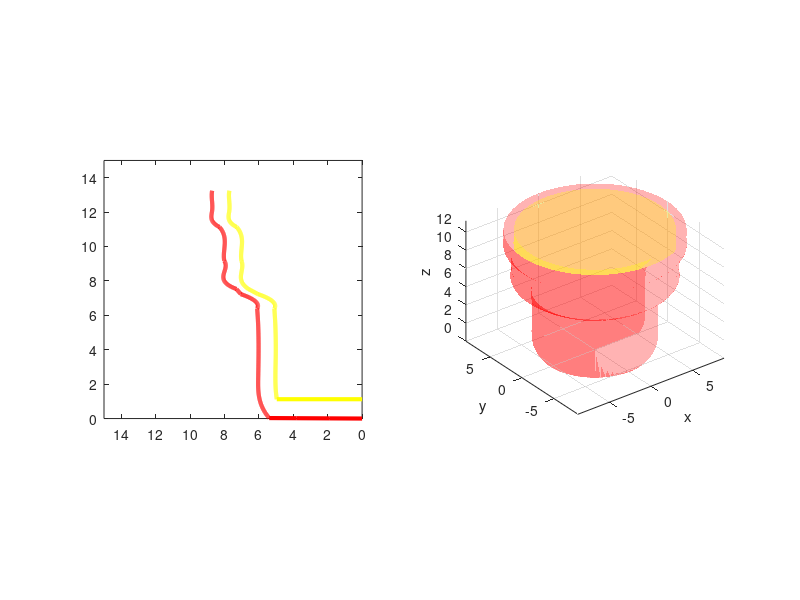

Recreate this plot in MATLAB. (Note: this script raises an error after producing the figure.)
clear; clf; clc;
%puntos en x
Px = [0.0; %C- 1
    0.0282; %D- 2
    1.124; %E - 3
    2.346; %F - 4
    3.488; %G - 5
    4.690; %H - 6
    6.393; %I - 7
    6.977; %J - 8
    7.232; %K - 9
    7.526; %L - 10
    8; %M - 11
    8.505; %N - 12
    9.171; %O- 13
    9.798; %P- 14
    10.60; %Q-15
    11.13; %R - 16
    11.502; %S - 17
    12.0702; %T- 18
    12.579; %U - 19
    13.245 %V - 20
    ];


%puntos Y
Py = [0; %C- 1
    5.398; %D- 2
    5.959; %E - 3
    6.039; %F - 4
    6.0199; %G - 5
    6.0199; %H - 6
    6.0999; %I - 7
    6.445; %J - 8
    7.052; %K - 9
    7.3; %L - 10
    8.0121; %M - 11
    8.0121; %N - 12
    8.0121; %O- 13
    8.0121; %P- 14
    8.0121; %Q-15
    8.286; %R - 16
    8.717; %S - 17
    8.717; %T- 18
    8.717; %U - 19
    8.717 %V - 20
    ];

hold on
delta = 0.01;

%función 1 fx
x = [Px(1), Px(2)];
y = [Py(1), Py(2)];
x1= Px(1) : delta : Px(2);
y1= spline(x, y, x1);

%función 2 gx
x = [Px(2), Px(3), Px(4), Px(5), Px(6), Px(7)];
y = [Py(2), Py(3), Py(4), Py(5), Py(6), Py(7)];
x2= Px(2) : delta : Px(7);
y2= spline(x, y, x2);

%función 3 hx
x = [Px(7), Px(8), Px(9)];
y = [Py(7), Py(8), Py(9)];
x3= Px(7) : delta : Px(9);
y3= spline(x, y, x3);

%función 4 px
x = [Px(9), Px(10)];
y = [Py(9), Py(10)];
x4= Px(9) : delta : Px(10);
y4= spline(x, y, x4);

%función 5 qx
x = [Px(10), Px(11), Px(12), Px(13)];
y = [Py(10), Py(11), Py(12), Py(13)];
x5= Px(10) : delta : Px(13);
y5= spline(x, y, x5);

%función 6 rx
x = [Px(13), Px(14), Px(15), Px(16)];
y = [Py(13), Py(14), Py(15), Py(16)];
x6= Px(13) : delta : Px(16);
y6= spline(x, y, x6);

%función 7 sx
x = [Px(16), Px(17), Px(18), Px(19), Px(20)];
y = [Py(16), Py(17), Py(18), Py(19), Py(20)];
x7= Px(16) : delta : Px(20);
y7= spline(x, y, x7);

%plot(x1, y1, 'r', 'LineWidth',3)
%plot(x2, y2, 'm', 'LineWidth',3)
%plot(x3, y3, 'c', 'LineWidth',3)
%plot(x4, y4, 'k', 'LineWidth',3)
%plot(x5, y5, 'r', 'LineWidth',3)
%plot(x6, y6, 'y', 'LineWidth',3)
%plot(x7, y7, 'y', 'LineWidth',3)

X = [x1, x2, x3, x4, x5, x6, x7];
Y = [y1, y2, y3, y4, y5, y6, y7];

xMin = min(X);
xMax = max(X);
yMin = min(Y);
yMax = max(Y);

%grafica 2d
subplot(1, 2, 1)
plot(X, Y, 'r', 'LineWidth', 3)
xlim([0 15])
ylim([0 15])
camroll(90)

%grafica 3d
% Gráfica 3D creada a partir 
subplot(1, 2, 2)
hold on
theta = linspace(0, 2*pi, 72);
[thetaGridOuter, xGridOuter] = meshgrid(theta, X);
radiusGridOuter = repmat(Y(:), 1, numel(theta));
% rotate so axis of revolution aligns with Z: axial coordinate = X
newXOuter = radiusGridOuter .* cos(thetaGridOuter);
newYOuter = radiusGridOuter .* sin(thetaGridOuter);
newZOuter = xGridOuter;
surf(newXOuter, newYOuter, newZOuter, ...
    'FaceColor', [1 0 0], ...
    'FaceAlpha', 0.3, ...
    'EdgeColor', 'none');
view(3)
axis equal
% after rotation, axial limits go on Z
xlim([-yMax yMax])
ylim([-yMax yMax])
zlim([xMin xMax])
xlabel('x')
ylabel('y')
zlabel('z')
grid on




%%%%%%%%%%%%%%%%%%%%%%%%%%%%parte 4



%obtener coeficientes 
P1 = vander(Px(1:2)) \ Py(1:2);
P2 = vander(Px(2:7)) \ Py(2:7);
P3 = vander(Px(7:9)) \ Py(7:9);
P4 = vander(Px(9:10)) \ Py(9:10);
P5 = vander(Px(10:13)) \ Py(10:13);
P6 = vander(Px(13:16)) \ Py(13:16);
P7 = vander(Px(16:20)) \ Py(16:20);


%crear funciones con los coeficientes
f1 = @(x) pi*(P1(1)*x+P1(2)).^2; 
f2 = @(x) pi*(P2(1)*x.^5 + P2(2)*x.^4 + P2(3)*x.^3 + P2(4)*x.^2 + P2(5)*x + P2(6)).^2; 
f3 = @(x) pi*(P3(1)*x.^2 + P3(2)*x + P3(3)).^2;
f4 = @(x) pi*(P4(1)*x+P4(2)).^2; 
f5 = @(x) pi*(P5(1)*x.^3 + P5(2)*x.^2 + P5(3)*x + P5(4)).^2;
f6 = @(x) pi*(P6(1)*x.^3 + P6(2)*x.^2 + P6(3)*x + P6(4)).^2;
f7 = @(x) pi *(P7(1)*x.^4 + P7(2)*x.^3 + P7(3)*x.^2 + P7(4)*x + P7(5)).^2;


v1 = integral(f1, Px(1), Px(2));
v2 = integral(f2, Px(2), Px(7));
v3 = integral(f3, Px(7), Px(9));
v4 = integral(f4, Px(9), Px(10));
v5 = integral(f5, Px(10), Px(13));
v6 = integral(f6, Px(13), Px(16));
v7 = integral(f7, Px(16), Px(20));

vt = v1 + v2 + v3 + v4 + v5 +v6+v7;
% disp("El volumen total es: " + vt + " cm^3")

%densidad del acero inoxidable 
densidad = 1.25; %g/cm^3

%masa de afuera
masa = vt * densidad;
% disp("La masa total del florero es " + masa + " gramos")

%masa en kg
masaEnKg = masa/1000;
% disp("Masa en kg: "+ masaEnKg)




%%%%%%%%%%%%PARTE INTERNA

PDx = [
    1.123;
    1.124; %E - 1
    2.346; %F - 2
    3.488; %G - 3
    4.690; %H - 4
    6.393; %I - 5
    6.977; %J - 6
    7.232; %K - 7
    7.526; %L - 8
    8; %M - 9
    8.505; %N - 10
    9.171; %O- 11
    9.798; %P- 12
    10.60; %Q-13
    11.13; %R - 14
    11.502; %S - 15
    12.0702; %T- 16
    12.579; %U - 17
    13.245 %V - 18
    ];


PDy = [
    0.000; 
    4.959; %E - 1
    5.039; %F - 2
    5.0199; %G - 3
    5.0199; %H - 4
    5.0999; %I - 5
    5.445; %J - 6
    6.052; %K - 7
    6.6; %L - 8
    7.0121; %M - 9
    7.0121; %N - 10
    7.0121; %O- 11
    7.0121; %P- 12
    7.0121; %Q-13
    7.286; %R - 14
    7.717; %S - 15
    7.717; %T- 16
    7.717; %U - 17
    7.717 %V - 18
    ];


hold on
delta = 0.01;

%función delta 1
x = [PDx(1), PDx(2)];
y = [PDy(1), PDy(2)];
xD0= PDx(1) : delta : PDx(2);
yD0= spline(x, y, xD0);

%función delta 2 
x = [PDx(2), PDx(3), PDx(4), PDx(5), PDx(6)];
y = [PDy(2), PDy(3), PDy(4), PDy(5), PDy(6)];
xD1= PDx(2) : delta : PDx(6);
yD1= spline(x, y, xD1);

%función delta 3 
x = [PDx(6), PDx(7), PDx(8)];
y = [PDy(6), PDy(7), PDy(8)];
xD2= PDx(6) : delta : PDx(8);
yD2= spline(x, y, xD2);

%función delta 4 
x = [PDx(8), PDx(9)];
y = [PDy(8), PDy(9)];
xD3= PDx(8) : delta : PDx(9);
yD3= spline(x, y, xD3);

%función delta 5 
x = [PDx(9), PDx(10), PDx(11), PDx(12)];
y = [PDy(9), PDy(10), PDy(11), PDy(12)];
xD4= PDx(9) : delta : PDx(12);
yD4= spline(x, y, xD4);


%función delta 6
x = [PDx(12), PDx(13), PDx(14), PDx(15)];
y = [PDy(12), PDy(13), PDy(14), PDy(15)];
xD5= PDx(12) : delta : PDx(15);
yD5= spline(x, y, xD5);


%función delta 7
x = [PDx(15), PDx(16), PDx(17), PDx(18), PDx(19)];
y = [PDy(15), PDy(16), PDy(17), PDy(18), PDy(19)];
xD6= PDx(15) : delta : PDx(19);
yD6= spline(x, y, xD6);



%plot(xD1, yD1, 'r', 'LineWidth',3)
%plot(xD2, yD2, 'm', 'LineWidth',3)
%plot(xD3, yD3, 'c', 'LineWidth',3)
%plot(xD4, yD4, 'k', 'LineWidth',3)
%plot(xD5, yD5, 'r', 'LineWidth',3)
%plot(xD6, yD6, 'y', 'LineWidth',3)


XD = [xD0, xD1, xD2, xD3, xD4, xD5, xD6];
YD = [yD0, yD1, yD2, yD3, yD4, yD5, yD6];

xMin = min([xMin, XD]);
xMax = max([xMax, XD]);
yMin = min([yMin, YD]);
yMax = max([yMax, YD]);

%grafica 2d
subplot(1, 2, 1)
hold on
plot(XD, YD, 'y', 'LineWidth', 3)
xlim([0 15])
ylim([0 15])
% camroll(90)

%grafica 3d
subplot(1, 2, 2)
[thetaGridInner, xGridInner] = meshgrid(theta, XD);
radiusGridInner = repmat(YD(:), 1, numel(theta));
newXInner = radiusGridInner .* cos(thetaGridInner);
newYInner = radiusGridInner .* sin(thetaGridInner);
newZInner = xGridInner;
surf(newXInner, newYInner, newZInner, ...
    'FaceColor', [1 1 0], ...
    'FaceAlpha', 0.3, ...
    'EdgeColor', 'none');
view(3)
axis equal
% keep same shared limits after rotation
xlim([-yMax yMax])
ylim([-yMax yMax])
zlim([xMin xMax])
xlabel('x')
ylabel('y')
zlabel('z')
grid on



%obtener coeficientes 
PD0 = vander(PDx(1:2)) \ PDy(1:2);
PD1 = vander(PDx(2:6)) \ PDy(2:6);
PD2 = vander(PDx(6:8)) \ PDy(6:8);
PD3 = vander(PDx(8:9)) \ PDy(8:9);
PD4 = vander(PDx(9:12)) \ PDy(9:12);
PD5 = vander(PDx(12:15)) \ PDy(12:15);
PD6 = vander(PDx(15:19)) \ PDy(15:19);


%crear funciones con los coeficientes
fD0 = @(x) pi*(PD0(1)*x+PD0(2)).^2;
fD1 = @(x) pi*(PD1(1)*x.^4 + PD1(2)*x.^3 + PD1(3)*x.^2 + PD1(4)*x + PD1(5)).^2;
fD2 = @(x) pi*(PD2(1)*x.^2 + PD2(2)*x + PD2(3)).^2; 
fD3 = @(x) pi*(PD3(1)*x+PD3(2)).^2; 
fD4 = @(x) pi*(PD4(1)*x.^3 + PD4(2)*x.^2 + PD4(3)*x + PD4(4)).^2;
fD5 = @(x) pi*(PD5(1)*x.^3 + PD5(2)*x.^2 + PD5(3)*x + PD5(4)).^2;
fD6 = @(x) pi*(PD6(1)*x.^4 + PD6(2)*x.^3 + PD6(3)*x.^2 + PD6(4)*x + PD6(5)).^2;


vD0 = integral(fD0, PDx(1), PDx(2));
vD1 = integral(fD1, PDx(2), PDx(6));
vD2 = integral(fD2, PDx(6), PDx(8));
vD3 = integral(fD3, PDx(8), PDx(9));
vD4 = integral(fD4, PDx(9), PDx(12));
vD5 = integral(fD5, PDx(12), PDx(15));
vD6 = integral(fD6, PDx(15), PDx(19));


vDt = vD0 + vD1 + vD2 + vD3 + vD4 + vD5 + vD6;


%disp("El volumen DELTA total es: " + vDt + " cm^3")

%densidad del PLA
densidad = 1.25; %g/cm^3

%masa
masaD = vDt * densidad;
%disp("La masa total del florero es " + masa2 + " gramos")

%masa en kg
masaDEnKg = masaD/1000;
%disp("Masa en kg: "+ masaEnKg2)

%precio y costo total
precio = 200; 
costo2 = precio * masaDEnKg;

%disp("El costo total del florero es de: $" + costo2)


vResultante = vt - vDt;
masaResultante = masaEnKg - masaDEnKg;
disp("volumen resultante: "+vResultante + "cm^3")
disp("masa resultante: " +masaResultante + " kg")
costoR = precio * masaResultante;
disp("costo final: $"+costoR)
